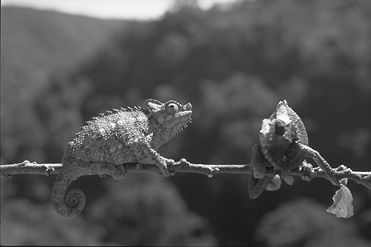
%> input picture semester-1/vision-artificial/U3T4/images/camaleon_puntos.png, 371 x 247 px
$ octave U3T4_2.m   (GNU Octave 9; MATLAB toolbox functions it lacks are replaced by stand-ins)
%> lines starting %> are read from the running program, lines starting %| are printed output that depends on the picture
% image = rgb2gray(imread('./images/the-elephant-cafe.jpg'));
reference_image = rgb2gray(imread('./images/camaleon_puntos.png'));
%> reference_image: size 247x371 uint8; min 13, max 254, mean 82.4

% Horizontal.
w(:, :, 1) = [-1, -1, -1; 2, 2, 2; -1, -1, 1];

% Vertical.
w(:, :, 2) = rot90(w(:, :, 1));

% 45°.
w(:, :, 3) = [-1, -1, 2; -1, 2, -1; 2, -1, -1];

% -45°.
w(:, :, 4) = rot90(w(:, :, 2));

for i = 1: 4
    resulting_image(:, :, i) = imfilter(reference_image, w(:, :, i));
    figure();
    imshow(resulting_image(:, :, i));
end
%> this loop made 4 passes
%> pass 1, `imshow(resulting_image(:, :, i));`:
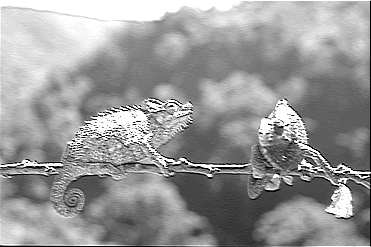
%> displayed picture: size 247x371, on the screen's scale of 0 to 255; min 0, max 255, mean 152.2
%> pass 2, `imshow(resulting_image(:, :, i));`:
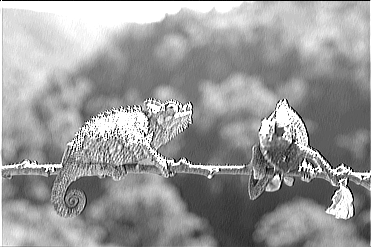
%> displayed picture: size 247x371, on the screen's scale of 0 to 255; min 0, max 255, mean 154.1
%> after the loop:
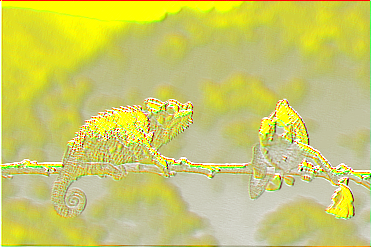
%> resulting_image: size 247x371x4 uint8; mean R, G, B, A 152.2, 154.1, 6.4, 153.9; transparent parts drawn white

$ run again, with semester-1/vision-artificial/U3T4/images/the-elephant-cafe.jpg saved as semester-1/vision-artificial/U3T4/images/camaleon_puntos.png
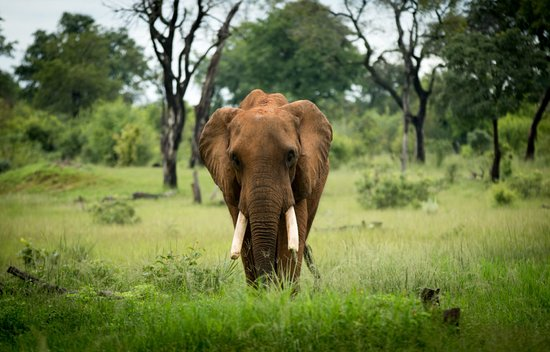
%> input picture semester-1/vision-artificial/U3T4/images/the-elephant-cafe.jpg, 550 x 352 px
%> the loop `for i = 1: 4` made 4 passes
%> pass 1, `imshow(resulting_image(:, :, i));`:
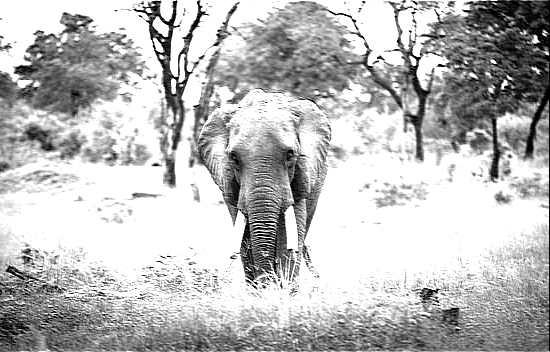
%> displayed picture: size 352x550, on the screen's scale of 0 to 255; min 0, max 255, mean 186.7
%> after the loop `for i = 1: 4`:
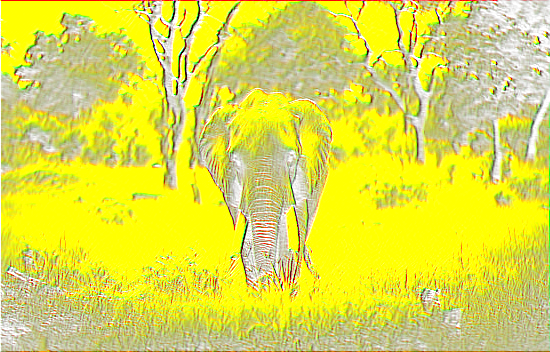
%> resulting_image: size 352x550x4 uint8; mean R, G, B, A 186.7, 186, 9.9, 187.6; transparent parts drawn white

$ run again, with semester-1/vision-artificial/U3T4/images/bambu.png copied over semester-1/vision-artificial/U3T4/images/camaleon_puntos.png
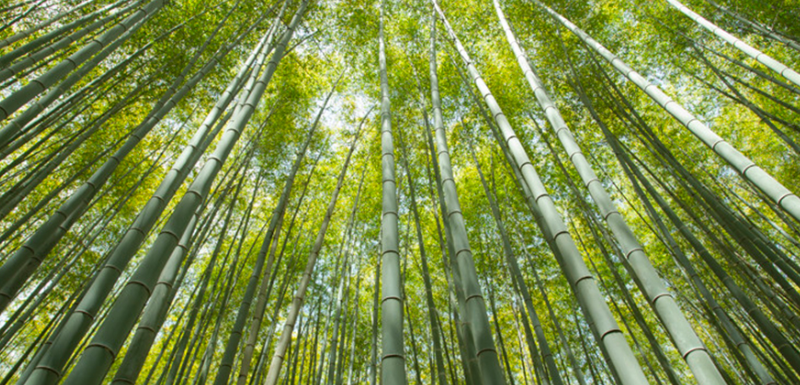
%> input picture semester-1/vision-artificial/U3T4/images/bambu.png, 800 x 385 px
%> the loop `for i = 1: 4` made 4 passes
%> pass 1, `imshow(resulting_image(:, :, i));`:
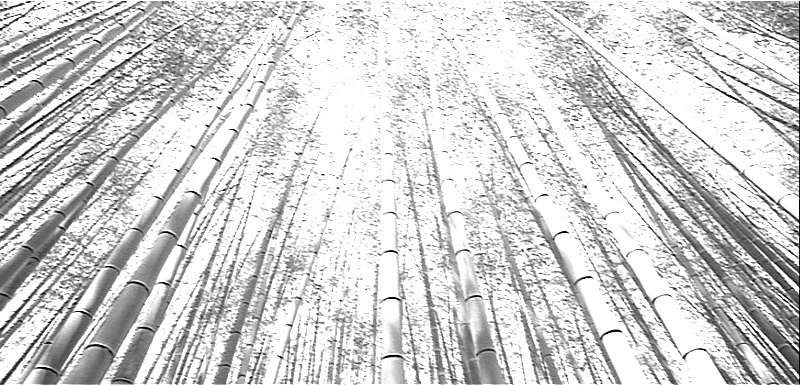
%> displayed picture: size 385x800, on the screen's scale of 0 to 255; min 0, max 255, mean 209.3
%> after the loop `for i = 1: 4`:
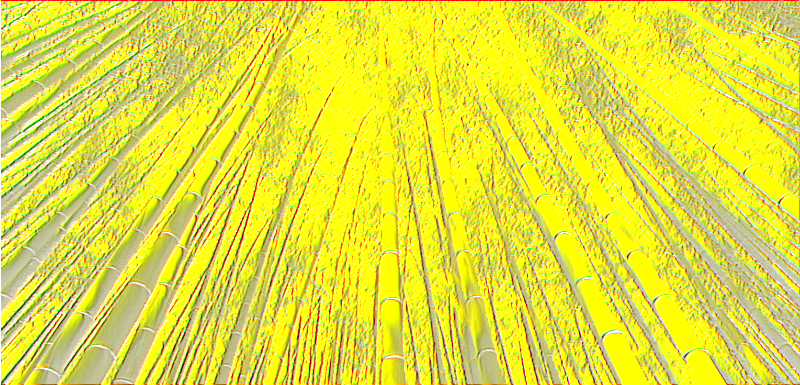
%> resulting_image: size 385x800x4 uint8; mean R, G, B, A 209.3, 206.6, 20.9, 209.6; transparent parts drawn white

$ run again, with semester-1/vision-artificial/U3T4/images/scientific_american.png copied over semester-1/vision-artificial/U3T4/images/camaleon_puntos.png
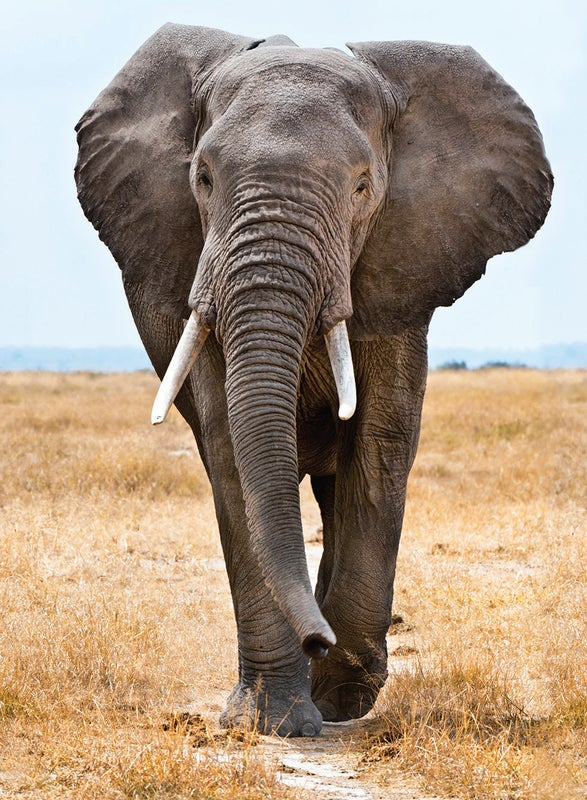
%> input picture semester-1/vision-artificial/U3T4/images/scientific_american.png, 587 x 800 px
%> the loop `for i = 1: 4` made 4 passes
%> pass 1, `imshow(resulting_image(:, :, i));`:
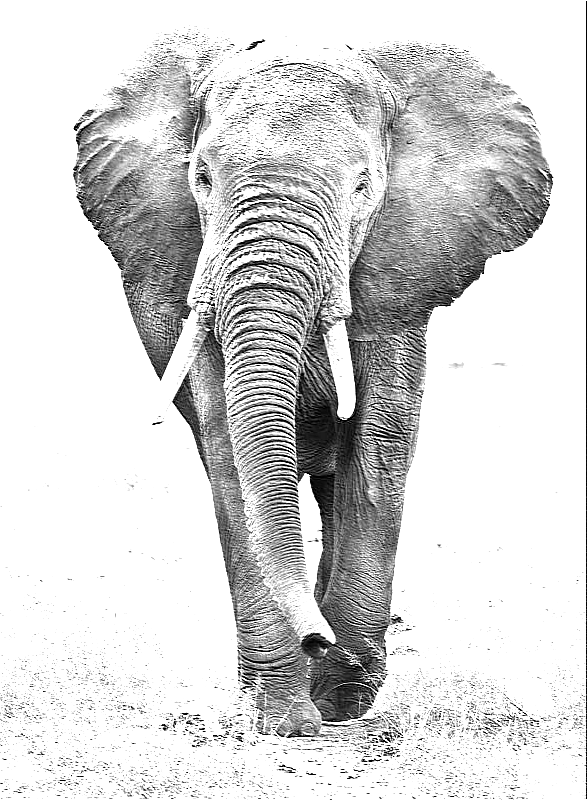
%> displayed picture: size 800x587, on the screen's scale of 0 to 255; min 0, max 255, mean 213
%> after the loop `for i = 1: 4`:
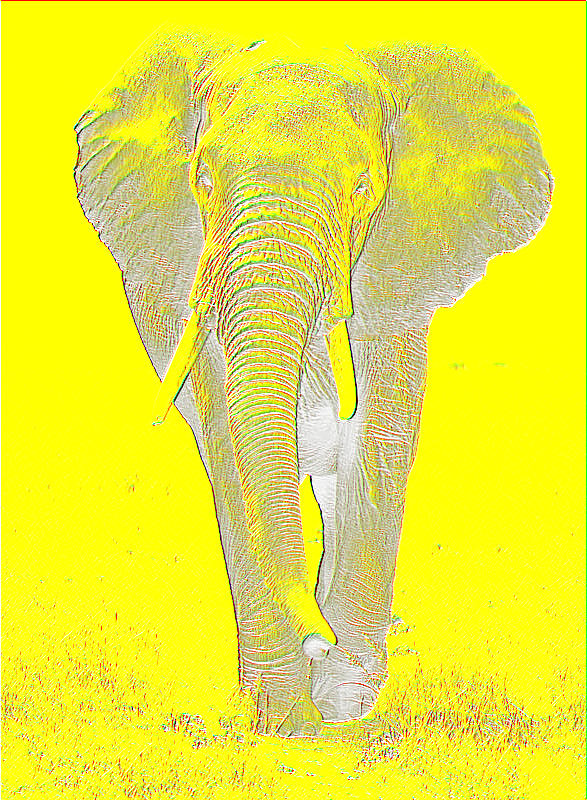
%> resulting_image: size 800x587x4 uint8; mean R, G, B, A 213, 212.4, 18, 213.3; transparent parts drawn white
